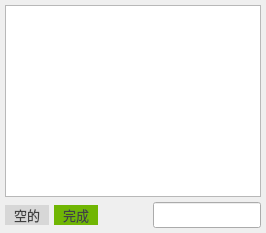
        <widget class="QWidget" name="tabEnv">
         <attribute name="title">
          <string>环境</string>
         </attribute>
         <layout class="QVBoxLayout" name="verticalLayout_5">
          <property name="spacing">
           <number>5</number>
          </property>
          <property name="leftMargin">
           <number>5</number>
          </property>
          <property name="topMargin">
           <number>5</number>
          </property>
          <property name="rightMargin">
           <number>5</number>
          </property>
          <property name="bottomMargin">
           <number>5</number>
          </property>
          <item>
           <widget class="QListWidget" name="QlwEnv">
            <property name="font">
             <font>
              <pointsize>10</pointsize>
             </font>
            </property>
            <property name="dragEnabled">
             <bool>false</bool>
            </property>
            <property name="iconSize">
             <size>
              <width>96</width>
              <height>96</height>
             </size>
            </property>
            <property name="resizeMode">
             <enum>QListView::Adjust</enum>
            </property>
            <property name="spacing">
             <number>5</number>
            </property>
            <property name="viewMode">
             <enum>QListView::IconMode</enum>
            </property>
           </widget>
          </item>
          <item>
           <layout class="QHBoxLayout" name="horizontalLayout_5">
            <property name="spacing">
             <number>5</number>
            </property>
            <property name="bottomMargin">
             <number>0</number>
            </property>
            <item>
             <widget class="QLabel" name="label_2">
              <property name="minimumSize">
               <size>
                <width>44</width>
                <height>0</height>
               </size>
              </property>
              <property name="maximumSize">
               <size>
                <width>16777215</width>
                <height>20</height>
               </size>
              </property>
              <property name="font">
               <font>
                <pointsize>10</pointsize>
               </font>
              </property>
              <property name="styleSheet">
               <string notr="true">background-color: rgb(215, 215, 215);
color: rgb(65, 65, 65);</string>
              </property>
              <property name="text">
               <string>空的</string>
              </property>
              <property name="alignment">
               <set>Qt::AlignCenter</set>
              </property>
             </widget>
            </item>
            <item>
             <widget class="QLabel" name="label_4">
              <property name="minimumSize">
               <size>
                <width>44</width>
                <height>0</height>
               </size>
              </property>
              <property name="maximumSize">
               <size>
                <width>16777215</width>
                <height>20</height>
               </size>
              </property>
              <property name="font">
               <font>
                <pointsize>10</pointsize>
               </font>
              </property>
              <property name="styleSheet">
               <string notr="true">background-color: rgb(112, 182, 3);
color: rgb(65, 65, 65);</string>
              </property>
              <property name="text">
               <string>完成</string>
              </property>
              <property name="alignment">
               <set>Qt::AlignCenter</set>
              </property>
             </widget>
            </item>
            <item>
             <spacer name="horizontalSpacer_2">
              <property name="orientation">
               <enum>Qt::Horizontal</enum>
              </property>
              <property name="sizeHint" stdset="0">
               <size>
                <width>40</width>
                <height>20</height>
               </size>
              </property>
             </spacer>
            </item>
            <item>
             <widget class="QLineEdit" name="QleSearch">
              <property name="minimumSize">
               <size>
                <width>0</width>
                <height>26</height>
               </size>
              </property>
              <property name="maximumSize">
               <size>
                <width>128</width>
                <height>16777215</height>
               </size>
              </property>
             </widget>
            </item>
           </layout>
          </item>
         </layout>
        </widget>
